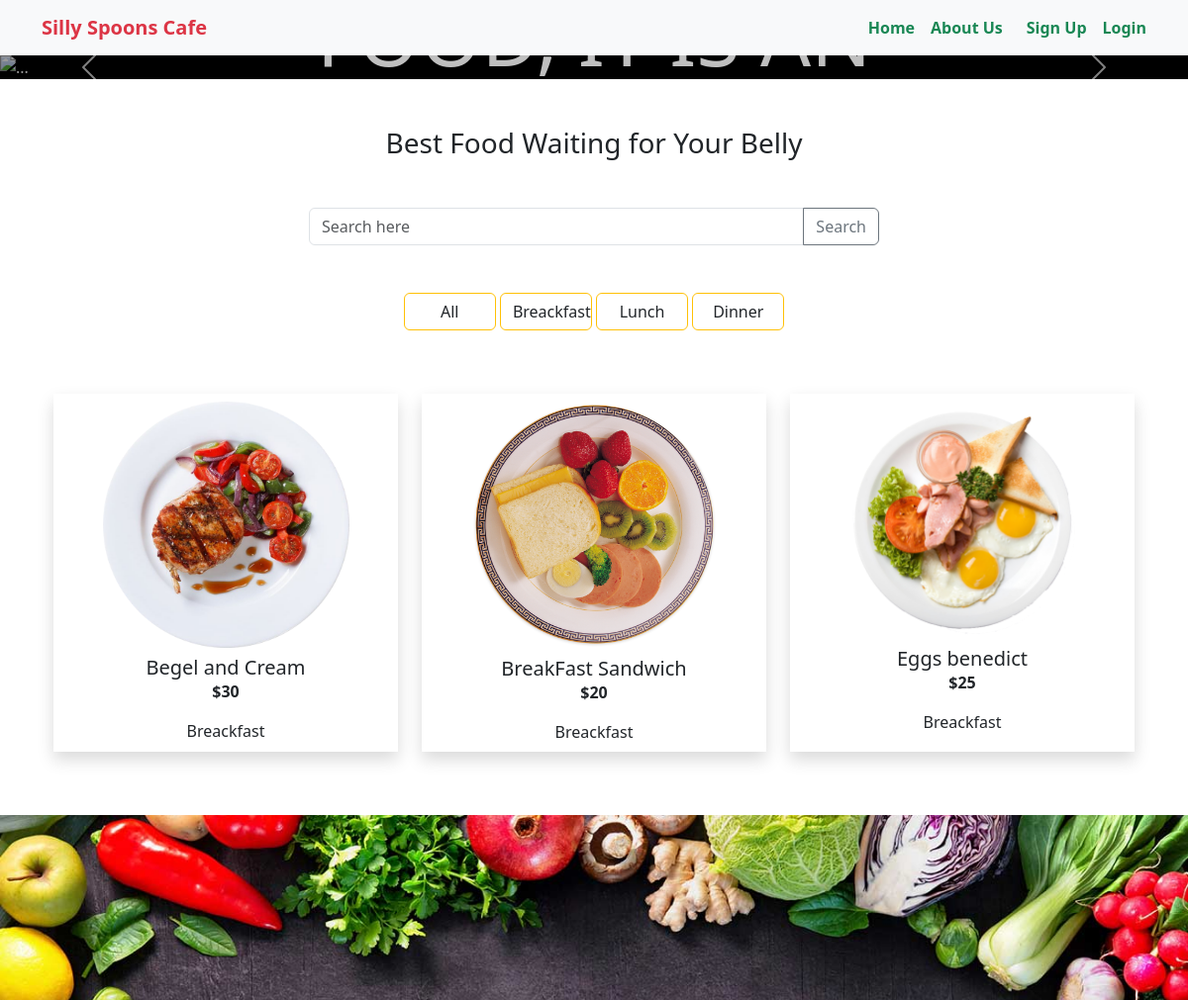
The app's page /category/beakfast/ (upper part), older data.
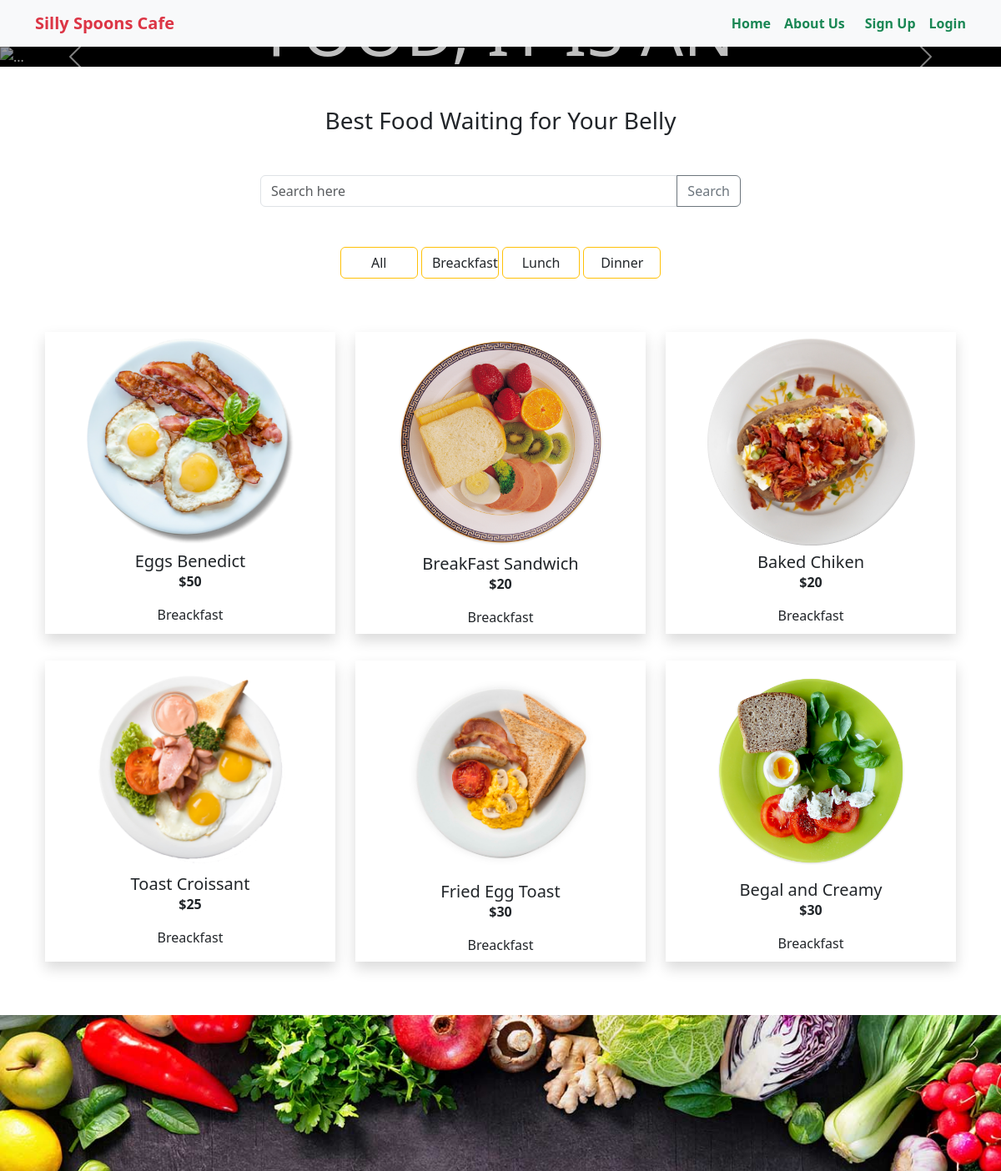
The same page, newer data.
### food/models.py (models this page shows, shortened)
class Category(models.Model):
    name = models.CharField(max_length=30)
    slug = models.SlugField(max_length=40)
    image = models.ImageField(upload_to='food/images', null=True, blank=True)

class Food(models.Model):
    foodid = models.IntegerField(primary_key=True)
    name = models.CharField(max_length=50)
    price = models.IntegerField()
    description = models.TextField()
    rating = models.FloatField(default=0.0)
    category = models.ForeignKey(Category, on_delete=models.CASCADE)
    author = models.ForeignKey(User, on_delete=models.CASCADE)
    image = models.ImageField(upload_to='food/images')

### food_website/views.py (the view)
# urls.py: 2. Add a URL to urlpatterns:  path('', views.home, name='home')
def home(request, category_slug = None):
    data = Food.objects.all()
    if category_slug is not None:
        category = Category.objects.get(slug=category_slug)
        data = Food.objects.filter(category = category)
    category = Category.objects.all()
    return render(request, 'home.html', {'data': data, 'category': category, 'type': 'Home Page', 'range': range(5)})

### templates/home.html (shortened to what this page needs)
{% extends 'base.html' %}
{% load static %}
{% block content %}
<div id="carouselExampleAutoplaying" class="carousel slide" data-bs-ride="carousel">
  <div class="carousel-inner">
    <div class="carousel-item active  h-100 c-item">
      <img src="{% static 'images/b1.png' %}" class="d-block w-100" alt="...">
      <div class="carousel-caption d-lg-block d-block h-100 text-lg-center text-sm-center d-lg-flex d-sm-flex flex-lg-column flex-sm-column justify-content-center justify-content-sm-center align-items-center align-items-sm-center">
        <h1 class="banner-txt opacity-75">IT IS NOT JUST A FOOD, IT IS AN EXPERIENCE</h1>
      </div>
    </div>
  </div>
  <button class="carousel-control-prev" type="button" data-bs-target="#carouselExampleAutoplaying" data-bs-slide="prev">
    <span class="carousel-control-prev-icon" aria-hidden="true"></span>
  </button>
  <button class="carousel-control-next" type="button" data-bs-target="#carouselExampleAutoplaying" data-bs-slide="next">
    <span class="carousel-control-next-icon" aria-hidden="true"></span>
  </button>
</div>
<h3 class="my-5 text-center">Best Food Waiting for Your Belly</h3>
<form method="get" action="{% url 'search' %}" class="input-group container mb-3 w-50">
  <input type="text" class="form-control" placeholder="Search here" aria-label="Recipient's username" aria-describedby="button-addon2" name="query" id="search">
  <button class="btn btn-outline-secondary" type="submit" id="button-addon2">Search</button>
</form>
<div class="container text-center my-5">
  <div class="grid gap-3">
    <div class="col-1 btn btn-outline-warning "><a class="text-decoration-none text-dark" href="{% url 'home' %}">All</a></div>
      {% for b in category %}
          <div class="col-1 btn btn-outline-warning "><a class="text-decoration-none text-dark" href="{% url 'category_wise_food' b.slug %}">{{b.name}}</a></div>
      {% endfor %}
  </div>
</div>
<div class="row my-5 container m-auto">
  {% if data %}
  {% for food in data %}
  <div class="col-lg-4 my-3 box ">
    <a href="{% url 'food_details' food.foodid %}" class="text-decoration-none text-center text-dark">
    <div class=" h-100 shadow p-2">
      <div class="card-body">
        <img src="{{food.image.url}}" class="card-img-top cd-image w-75 h-75" alt="...">
        <h5 class="card-title fw-light mt-2">{{food.name}}</h5>
        <p class="card-text fw-bold">${{food.price}}</p>
        <p class="card-text fw-bold"><span class="fw-light">{{food.category.name}}</span></p>
      </div>
    </div>
  </a>
  </div>
  {% endfor %}
  {% else %}
  <div style="height: 400px;">
    <h3 class="text-center text-danger">No item found</h3>
  </div>
  {% endif %}
</div>
<div class="my-5 food-image d-flex flex-column justify-content-center align-items-center">
</div>
{% endblock %}

Row changes from the older to the newer data that the page shows:
no longer on this page (row edited): Food: image (picture), name "Begel and Cream", price "30", category.name "Breackfast"
removed Food: image (picture), name "Eggs benedict", price "25", category.name "Breackfast"
now on this page (row edited): Food: image (picture), name "Eggs Benedict", price "50", category.name "Breackfast"
added Food: image (picture), name "Baked Chiken", price "20", category.name "Breackfast"
added Food: image (picture), name "Toast Croissant", price "25", category.name "Breackfast"
added Food: image (picture), name "Fried Egg Toast", price "30", category.name "Breackfast"
added Food: image (picture), name "Begal and Creamy", price "30", category.name "Breackfast"
